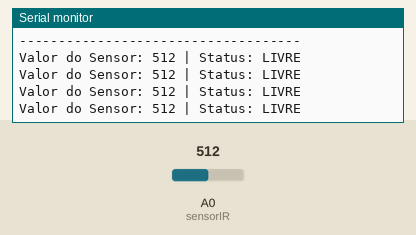
Recording of a sketch running on a simulated Arduino Uno, built with avr-gcc and run on an emulated ATmega328P. Parts: the last lines printed to the serial monitor. The test bench sets the inputs (shaded band); at power-on: A0 (sensorIR) = 512.

Above: at 1.3 s.
1.4 s: A0 (sensorIR) set to 482
At 1.62 s:
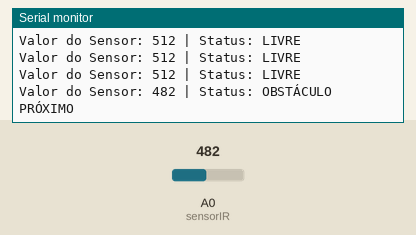
3.5 s: A0 (sensorIR) set to 510
At 3.72 s:
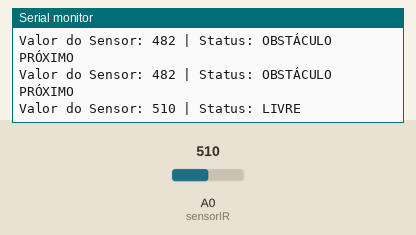

Measured:
- the behaviour switches between 500 and 499 on A0 (sensorIR) (found by bisection; images 0 and 1)
- after the input at 1.4 s, the serial monitor: prints a new line at once (image 1)
- after the input at 3.5 s, the serial monitor: prints a new line at once (image 2)

The sketch:

testeIRAnalogico.ino
```cpp
// Teste de Sensor IR Analógico - Maior precisão na detecção
const int sensorIR = A0;   // Pino analógico do sensor IR
int valorLimite = 500;     // Ajuste este valor conforme necessário

void setup() {
  Serial.begin(9600);
  pinMode(sensorIR, INPUT);

  Serial.println("=== TESTE DE SENSOR IR ANALÓGICO ===");
  Serial.println("Lendo valores do sensor...");
  Serial.println("Valores baixos = Mais reflexão (obstáculo próximo)");
  Serial.println("Valores altos = Menos reflexão (sem obstáculo)");
  Serial.println("Limite atual: " + String(valorLimite));
  Serial.println("------------------------------------");
}

void loop() {
  int leitura = analogRead(sensorIR); // Lê valor analógico (0-1023)

  Serial.print("Valor do Sensor: ");
  Serial.print(leitura);
  Serial.print(" | Status: ");

  if (leitura < valorLimite) {
    Serial.println("OBSTÁCULO PRÓXIMO");
  } else {
    Serial.println("LIVRE");
  }

  delay(300); // Leitura mais rápida
}
```
